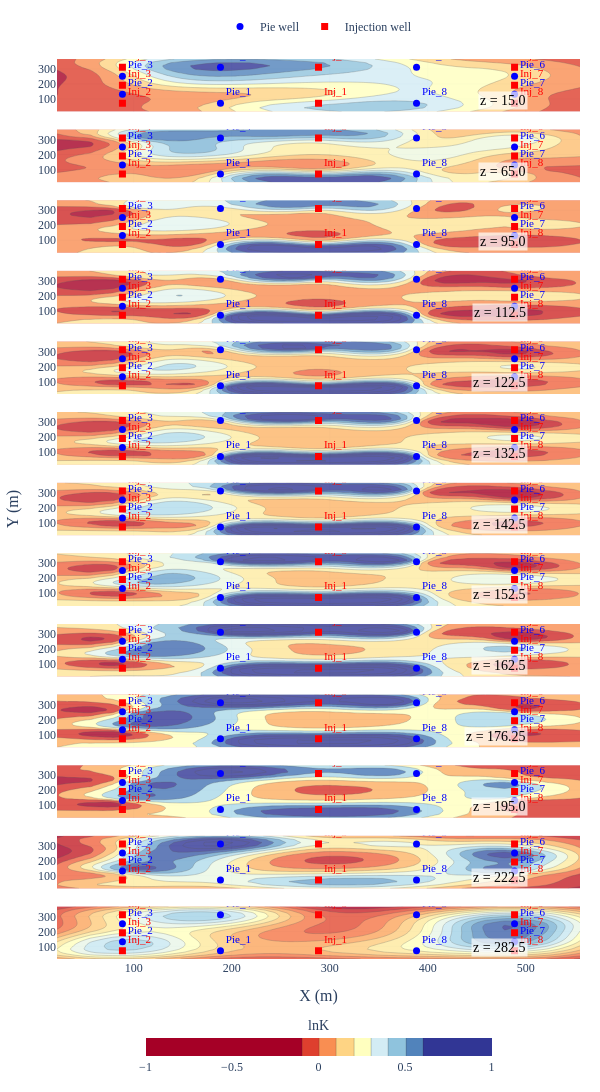

Write notebook code for a chart like this one.
### Markdown cell above
### 2D slice contour plot prior information

### Code cell
# fig = plot_all_contours(df_prior_core, f'iter_{iter}', [1, 2], 15, (600, 3600))
fig = plot_all_contours(df_prior, 'lnK_mean', [-1, 1], 15, (600, 4800))
